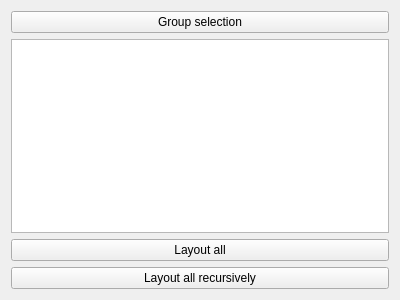
<?xml version="1.0" encoding="UTF-8"?>
<ui version="4.0">
 <class>UVOutliner</class>
 <widget class="QWidget" name="UVOutliner">
  <property name="geometry">
   <rect>
    <x>0</x>
    <y>0</y>
    <width>400</width>
    <height>300</height>
   </rect>
  </property>
  <property name="windowTitle">
   <string>UV Outliner</string>
  </property>
  <layout class="QGridLayout" name="gridLayout">
   <item row="2" column="0" colspan="2">
    <widget class="QPushButton" name="layoutAllButton">
     <property name="text">
      <string>Layout all</string>
     </property>
    </widget>
   </item>
   <item row="1" column="0" colspan="2">
    <widget class="UVTreeWidget" name="treeWidget">
     <property name="selectionMode">
      <enum>QAbstractItemView::ExtendedSelection</enum>
     </property>
     <property name="headerHidden">
      <bool>true</bool>
     </property>
     <attribute name="headerDefaultSectionSize">
      <number>200</number>
     </attribute>
     <column>
      <property name="text">
       <string>Item</string>
      </property>
     </column>
    </widget>
   </item>
   <item row="0" column="0" colspan="2">
    <widget class="QPushButton" name="groupButton">
     <property name="text">
      <string>Group selection</string>
     </property>
    </widget>
   </item>
   <item row="3" column="0" colspan="2">
    <widget class="QPushButton" name="recursiveLayoutAllButton">
     <property name="text">
      <string>Layout all recursively</string>
     </property>
    </widget>
   </item>
  </layout>
 </widget>
 <customwidgets>
  <customwidget>
   <class>UVTreeWidget</class>
   <extends>QTreeWidget</extends>
   <header>UVTreeWidget.h</header>
  </customwidget>
 </customwidgets>
 <resources/>
 <connections/>
</ui>
